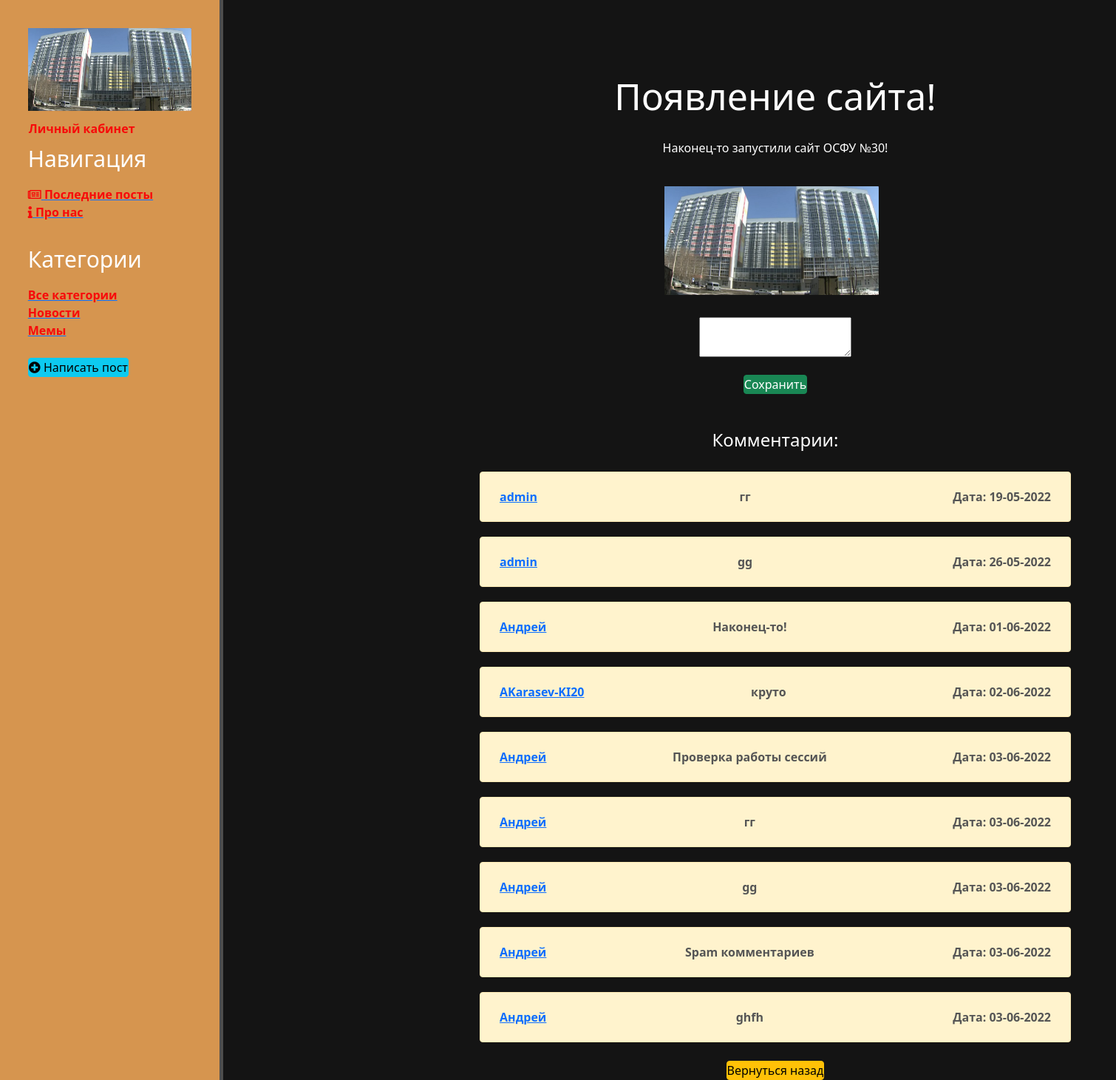
The page /post/22 (signed in) on the database its author committed.
### main/models.py (models this page shows, shortened)
class Category(models.Model): #категория
    name = models.CharField(max_length=100, db_index=True)
    def get_absolute_url(self):
        return reverse('category', kwargs={'cat_id': self.pk})
    class Meta:
        verbose_name = 'Категория'
        verbose_name_plural = 'Категории'

class Posts(models.Model): #пост
    title = models.CharField('Название', max_length=50)
    full_text = models.TextField('Пост')
    photo = models.ImageField('Фото', upload_to='photos/%Y/%m/%d/', null=True)
    date = models.DateTimeField('Дата публикации', auto_now_add=True)
    cat = models.ForeignKey('Category', on_delete=models.PROTECT)
    author = models.ForeignKey(User, on_delete=models.CASCADE, verbose_name="Автор", related_name="posts", null=True)
    class Meta: #класс названий для таблички (админ панель)
        verbose_name = 'Пост'
        verbose_name_plural = 'Посты'

class Comments(models.Model): #комментарии
    auth = models.ForeignKey(User, on_delete=models.CASCADE, verbose_name="Автор", related_name="comments")
    post = models.ForeignKey(Posts, on_delete=models.CASCADE, verbose_name="Пост", related_name="comments")
    text = models.CharField('Текст', max_length=1000, null=True, blank=True)
    datetime = models.DateTimeField(verbose_name="Дата", auto_now_add=True)
    class Meta:
        verbose_name = "Комментарий"
        verbose_name_plural = "Комментарии"

### main/views.py (the view)
# urls.py: path('post/<int:post_id>', show_post, name='post-detail'),
@login_required
def show_post(request, post_id): #метод просмотра поста
    error = ''
    form = CommentsForm()
    post = get_object_or_404(Posts, pk=post_id)
    cats = Category.objects.all()
    comm = Comments.objects.all()
    data = {
        'post': post,
        'cats': cats,
        'comm': comm,
        'error': error,
        'form': form
    }
    return render(request, 'main/details_view.html', data)

### main/forms.py
class CommentsForm(ModelForm): #форма комментариев
    class Meta:
        model = Comments
        fields = ['text']
        widgets = {
            'text': TextInput(attrs={
                'class': 'form-control',
                'placeholder': 'Ваш комментарий'
            })
        }

### main/templates/main/details_view.html (shortened to what this page needs)
{% extends 'main/layout.html' %}
{% block content %}
    <div class="features">
        <div class="comments">
        <h1>{{ post.title }}</h1>
        {{post.full_text|linebreaks}}
        {% if post.photo %}
            <p><img class="img-article-left" src="{{post.photo.url}}"></p>
        {% endif %}
        <textarea name="cAdd" id="id_text"></textarea><br>
        <button class="btn btn-success" type="submit" onclick="saveComm(this, {{post.id}})">Сохранить</button>
        <br><br>
        <h4 align="left">Комментарии:</h4>
        {% for el in comm %}
        {% if el.post_id == post.id %}
        <div class="alert alert-warning">
        <div class="article-panel">
            <p class="first"><a href="{% url 'profile-detail' el.auth.id %}">{{ el.auth }}</a></p>
            <p class="last">Дата: {{el.datetime|date:"d-m-Y"}}</p>
        {{el.text}}
            </div>
        </div>{% endif %}{% endfor %}<br>
        <a href="{% url 'post_home' %}"><button class="btn btn-warning">Вернуться назад</button></a>
        </div>
    </div>
{% endblock %}

### main/templates/main/layout.html (shortened to what this page needs)
<!doctype html>
{% load static %}
<html lang="en">
<head>
    <link rel="stylesheet" href="https://cdn.jsdelivr.net/npm/bootstrap@5.1.3/dist/css/bootstrap.min.css">
    <link rel="stylesheet" href="{% static 'main/css/main.css' %}">
    <link rel="stylesheet" href="https://use.fontawesome.com/releases/v5.8.2/css/all.css">
    <link rel="stylesheet" href="{% static 'css/scrollup-button.css' %}" type="text/css">
</head>
<body>
<aside>
    <a href="{% url 'home' %}"><img src="{% static 'main/img/fon.jpeg' %}" alt=""></a>
    <ul>
        {% if user.is_authenticated  %}
            <a href="#" class="btn" id="user-page"><li>Личный кабинет</li></a>
        {% else %}
            <a href="{% url 'reg' %}" class="btn"><li>Регистрация</li></a>
            <a href="{% url 'user' %}" class="btn"><li>Вход</li></a>
        {% endif %}
    </ul>
    <h3>Навигация</h3>
    <ul>
        <a href="{% url 'post_home' %}"><li><i class="far fa-newspaper"></i> Последние посты</li></a>
        <a href="{% url 'about' %}"><li><i class="fas fa-info"></i> Про нас</li></a>
    </ul>
    <br>
    <h3>Категории</h3>
    <ul>
        <a href="{% url 'post_home' %}"><li>Все категории</li></a>
        {% for c in cats %}
                <a href="{{ c.get_absolute_url }}"><li>{{ c.name }}</li></a>
        {% endfor %}
    </ul>
    <br>
         {% if user.is_authenticated  %}
            <a href="{% url 'create' %}"><button class="btn btn-info"><i class="fas fa-plus-circle"></i> Написать пост</button></a>
        {% else %}
            <a href="{% url 'user' %}"><button class="btn btn-info"><i class="fas fa-plus-circle"></i> Авторизоваться</button></a>
        {% endif %}
</aside>
<main>
    {% block content %}
    {% endblock %}
</main>
</body>
</html>

### main/static/main/css/main.css (style rules this page uses)
body { background-color: #141414; color: #f20a0a }
aside { float: left; padding: 2.5%; color: #fff; border-right: 5px solid #4d4d4d; height: 100%; width: 20%; position: fixed; background: #d6954f; z-index: 100; }
aside img { width: 100%; float: center; }
aside h3 { margin-top: 10px; font-size: 30px; }
aside ul { list-style: none }
aside ul li { color: #f70a0a; display: block; transition: all .6s ease; font-weight: bold }
main .features { float: left; color: #fff; margin-top: 100px; text-align: center; width: 80%; margin-left: 300px; padding: 0px 10px; padding-left: 300px; }
main .features h1 { font-size:50px; text-align: center; }
main .features p { max-width:400px; margin: 20px auto; }
.alert-warning { width: 800px; margin: 0 auto; text-align: center; margin-top: 20px; }
div.article-panel { padding: 5px 10px 5px 10px; box-sizing: border-box; overflow: hidden; color: #555; font-weight: bold }
div.article-panel p.first { margin: 0; float: left; }
div.article-panel p.last { margin: 0; float: right; }
img { max-width: 600px; height: auto; }
img.img-article-left { max-width: 300px; height: auto; float: center; padding: 0 10px 10px 0; }
ul { padding: 10px 0 0 0; margin: 0; }
.btn { padding: 0; }
.comments { display: flex; flex-direction: column; align-items: center; }

### rows shown on the page
Category: name "Новости"
Category: name "Мемы"
Posts: title "Появление сайта!", full_text "Наконец-то запустили сайт ОСФУ №30!", photo (picture)
Comments: auth "admin", datetime "19-05-2022", text "гг"
Comments: auth "admin", datetime "26-05-2022", text "gg"
Comments: auth "Андрей", datetime "01-06-2022", text "Наконец-то!"
Comments: auth "AKarasev-KI20", datetime "02-06-2022", text "круто"
Comments: auth "Андрей", datetime "03-06-2022", text "Проверка работы сессий"
Comments: auth "Андрей", datetime "03-06-2022", text "гг"
Comments: auth "Андрей", datetime "03-06-2022", text "gg"
Comments: auth "Андрей", datetime "03-06-2022", text "Spam комментариев"
Comments: auth "Андрей", datetime "03-06-2022", text "ghfh"
